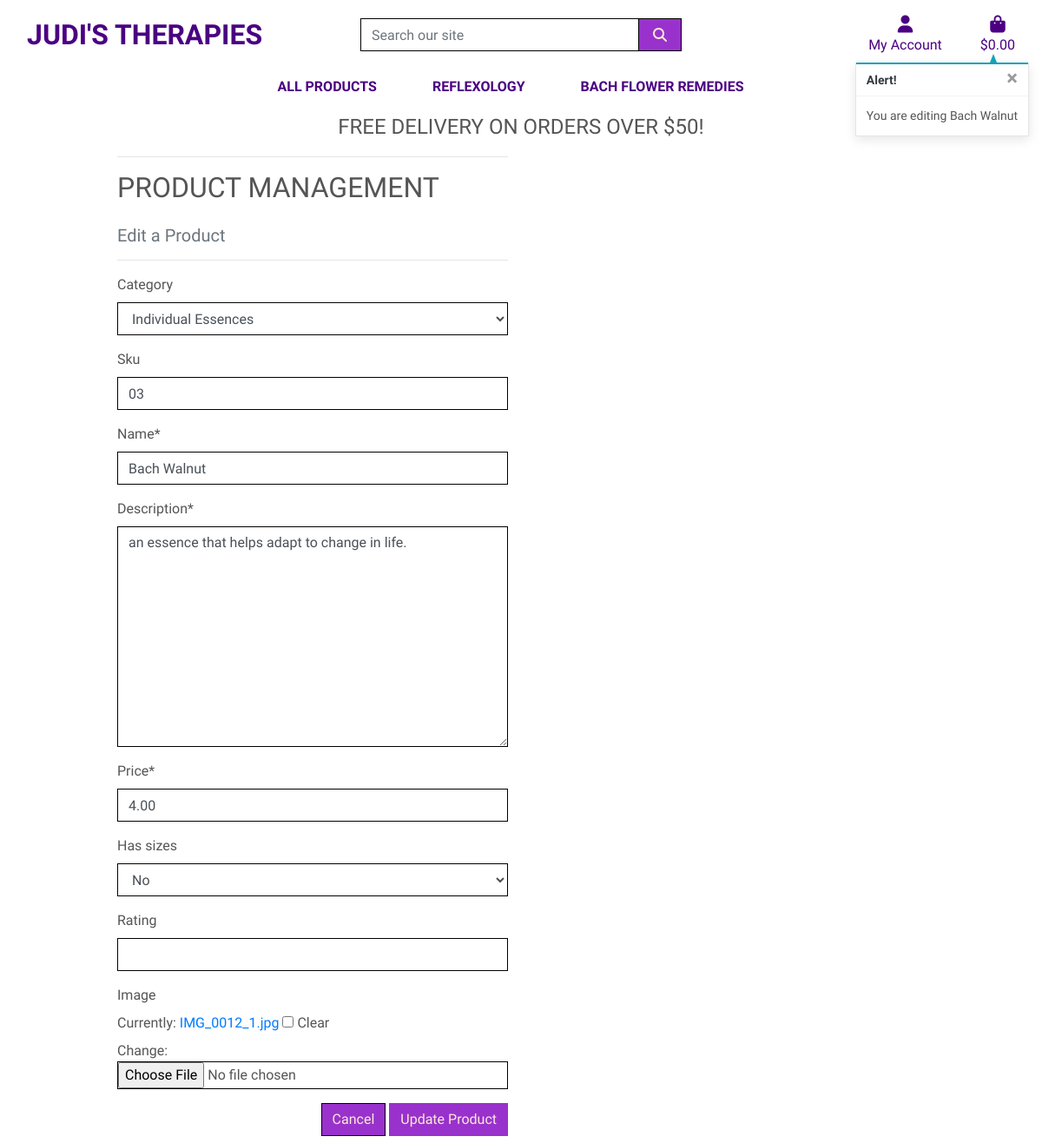
Screenshot of /products/edit/3/ (signed in) with the database file from the repository.
### products/models.py (models this page shows, shortened)
class Product(models.Model):
    category = models.ForeignKey('Category', null=True, blank=True, on_delete=models.SET_NULL)
    sku = models.CharField(max_length=254, null=True, blank=True)
    name = models.CharField(max_length=254)
    description = models.TextField()
    price = models.DecimalField(max_digits=6, decimal_places=2)
    has_sizes = models.BooleanField(default=False, null=True, blank=True)
    rating = models.DecimalField(max_digits=6, decimal_places=2, null=True, blank=True)
    image = models.ImageField(null=True, blank=True)

### products/views.py (the view)
# urls.py: path('edit/<int:product_id>/', views.edit_product, name='edit_product'),
@login_required
def edit_product(request, product_id):
    if not request.user.is_superuser:
        messages.error(request, 'Sorry, only store owners can do that.')
        return redirect(reverse('home'))
    product = get_object_or_404(Product, pk=product_id)
    if request.method == 'POST':
        form = ProductForm(request.POST, request.FILES, instance=product)
        if form.is_valid():
            form.save()
            messages.success(request, 'Successfully updated product!')
            return redirect(reverse('product_detail', args=[product.id]))
        else:
            messages.error(request, 'Failed to update product. Please ensure the form is valid.')
    else:
        form = ProductForm(instance=product)
        messages.info(request, f'You are editing {product.name}')
    template = 'products/edit_product.html'
    context = {
        'form': form,
        'product': product,
    }
    return render(request, template, context)

### products/forms.py
class ProductForm(forms.ModelForm):
    class Meta:
        model = Product
        fields = '__all__'
    def __init__(self, *args, **kwargs):
        super().__init__(*args, **kwargs)
        categories = Category.objects.all()
        friendly_names = [(c.id, c.get_friendly_name()) for c in categories]
        self.fields['category'].choices = friendly_names
        for field_name, field in self.fields.items():
            field.widget.attrs['class'] = 'border-black rounded-0'

### bag/contexts.py (called while the page is built, shortened)
def bag_contents(request):
    bag_items = []
    total = 0
    product_count = 0
    bag = request.session.get('bag', {})
    if total < settings.FREE_DELIVERY_THRESHOLD:
        delivery = total * Decimal(settings.STANDARD_DELIVERY_PERCENTAGE / 100)
        free_delivery_delta = settings.FREE_DELIVERY_THRESHOLD - total
    else:
        delivery = 0
        free_delivery_delta = 0
    grand_total = delivery + total
    context = {
        'bag_items': bag_items,
        'total': total,
        'product_count': product_count,
        'delivery': delivery,
        'free_delivery_delta': free_delivery_delta,
        'free_delivery_threshold': settings.FREE_DELIVERY_THRESHOLD,
        'grand_total': grand_total,
    }
    return context

### products/models.py (called while the page is built)
    def get_friendly_name(self):
        return self.friendly_name

### products/templates/products/edit_product.html (shortened to what this page needs)
<!DOCTYPE html>
{% extends "base.html" %}
{% load static %}
{% block page_header %}
    <div class="container header-container">
    </div>
{% endblock %}
{% block content %}
    <div class="overlay"></div>
    <div class="container">
        <div class="row">
            <div class="col-12 col-md-6">
                <hr>
                <h2 class="logo-font mb-4">Product Management</h2>
                <h5 class="text-muted">Edit a Product</h5>
                <hr>
            </div>
        </div>
        <div class="row">
            <div class="col-12 col-md-6">
                <form method="POST" action="{% url 'edit_product' product.id %}" class="form mb-2" enctype="multipart/form-data">
                    {{ form | crispy }}
                    <div class="text-right">
                        <a class="btn btn-outline-black rounded-0" href="{% url 'products' %}">Cancel</a>
                        <button class="btn btn-black rounded-0" type="submit">Update Product</button>
                    </div>
                </form>
            </div>
        </div>
    </div>
{% endblock %}

### static/css/base.css (style rules this page uses)
html { height: 100%; }
body { background: url('/media/Reflexology-Image2.jpg') no-repeat center center fixed; background-size: cover; height: calc(100vh - 164px); color: #555; font-family: 'Kalam'; }
.logo-font { text-transform: uppercase; }
.btn-black { background: #9932CC; color: #FAEBD7; }
.btn-outline-black { background: #9932CC; color: #FAEBD7 !important; border: 1px solid black; }
.border-black { border: 1px solid black !important; }
.overlay { height: 100%; width: 100%; top: 0; left: 0; position: fixed; background: white; z-index: -1; }
@media (min-width: 1200px) { .container { max-width: 80%; } }
@media (min-width: 992px) { .header-container { padding-top: 164px; } }

### rows the page displays
Product: category "Individual Essences", sku "03", name "Bach Walnut", description "an essence that helps adapt to change in life.", price "4.00", has_sizes "No"

### other values shown
{{ free_delivery_threshold }} "50"
{{ message }} "You are editing Bach Walnut"
